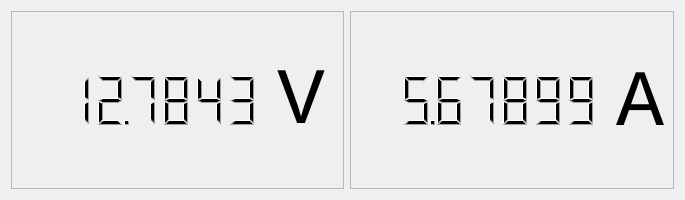
                              <widget class="QFrame" name="frame_65">
                               <property name="minimumSize">
                                <size>
                                 <width>0</width>
                                 <height>200</height>
                                </size>
                               </property>
                               <property name="frameShape">
                                <enum>QFrame::NoFrame</enum>
                               </property>
                               <property name="frameShadow">
                                <enum>QFrame::Plain</enum>
                               </property>
                               <layout class="QGridLayout" name="gridLayout_17">
                                <item row="0" column="0">
                                 <widget class="QFrame" name="frame_66">
                                  <property name="frameShape">
                                   <enum>QFrame::StyledPanel</enum>
                                  </property>
                                  <property name="frameShadow">
                                   <enum>QFrame::Raised</enum>
                                  </property>
                                  <layout class="QHBoxLayout" name="horizontalLayout_19">
                                   <item>
                                    <widget class="QLCDNumber" name="Voltage_2">
                                     <property name="minimumSize">
                                      <size>
                                       <width>250</width>
                                       <height>0</height>
                                      </size>
                                     </property>
                                     <property name="autoFillBackground">
                                      <bool>false</bool>
                                     </property>
                                     <property name="frameShape">
                                      <enum>QFrame::NoFrame</enum>
                                     </property>
                                     <property name="frameShadow">
                                      <enum>QFrame::Plain</enum>
                                     </property>
                                     <property name="smallDecimalPoint">
                                      <bool>true</bool>
                                     </property>
                                     <property name="digitCount">
                                      <number>7</number>
                                     </property>
                                     <property name="value" stdset="0">
                                      <double>12.784300000000000</double>
                                     </property>
                                    </widget>
                                   </item>
                                   <item>
                                    <widget class="QFrame" name="frame_67">
                                     <property name="frameShape">
                                      <enum>QFrame::NoFrame</enum>
                                     </property>
                                     <property name="frameShadow">
                                      <enum>QFrame::Plain</enum>
                                     </property>
                                     <layout class="QVBoxLayout" name="verticalLayout_43">
                                      <property name="leftMargin">
                                       <number>0</number>
                                      </property>
                                      <property name="topMargin">
                                       <number>14</number>
                                      </property>
                                      <item>
                                       <widget class="QLabel" name="label_25">
                                        <property name="font">
                                         <font>
                                          <family>Courier New</family>
                                          <pointsize>8</pointsize>
                                         </font>
                                        </property>
                                        <property name="text">
                                         <string>&lt;html&gt;&lt;head/&gt;&lt;body&gt;&lt;p align=&quot;center&quot;&gt;&lt;span style=&quot; font-size:60pt;&quot;&gt;V&lt;/span&gt;&lt;/p&gt;&lt;/body&gt;&lt;/html&gt;</string>
                                        </property>
                                       </widget>
                                      </item>
                                     </layout>
                                    </widget>
                                   </item>
                                  </layout>
                                 </widget>
                                </item>
                                <item row="0" column="1">
                                 <widget class="QFrame" name="frame_68">
                                  <property name="frameShape">
                                   <enum>QFrame::StyledPanel</enum>
                                  </property>
                                  <property name="frameShadow">
                                   <enum>QFrame::Raised</enum>
                                  </property>
                                  <layout class="QHBoxLayout" name="horizontalLayout_20">
                                   <item>
                                    <widget class="QLCDNumber" name="Current_2">
                                     <property name="minimumSize">
                                      <size>
                                       <width>250</width>
                                       <height>0</height>
                                      </size>
                                     </property>
                                     <property name="frameShape">
                                      <enum>QFrame::NoFrame</enum>
                                     </property>
                                     <property name="frameShadow">
                                      <enum>QFrame::Plain</enum>
                                     </property>
                                     <property name="smallDecimalPoint">
                                      <bool>true</bool>
                                     </property>
                                     <property name="digitCount">
                                      <number>7</number>
                                     </property>
                                     <property name="value" stdset="0">
                                      <double>5.678990000000000</double>
                                     </property>
                                    </widget>
                                   </item>
                                   <item>
                                    <widget class="QFrame" name="frame_69">
                                     <property name="frameShape">
                                      <enum>QFrame::NoFrame</enum>
                                     </property>
                                     <property name="frameShadow">
                                      <enum>QFrame::Plain</enum>
                                     </property>
                                     <layout class="QVBoxLayout" name="verticalLayout_44">
                                      <property name="spacing">
                                       <number>0</number>
                                      </property>
                                      <property name="leftMargin">
                                       <number>0</number>
                                      </property>
                                      <property name="topMargin">
                                       <number>8</number>
                                      </property>
                                      <property name="rightMargin">
                                       <number>0</number>
                                      </property>
                                      <property name="bottomMargin">
                                       <number>0</number>
                                      </property>
                                      <item>
                                       <widget class="QLabel" name="label_26">
                                        <property name="font">
                                         <font>
                                          <family>Courier New</family>
                                          <pointsize>8</pointsize>
                                         </font>
                                        </property>
                                        <property name="text">
                                         <string>&lt;html&gt;&lt;head/&gt;&lt;body&gt;&lt;p align=&quot;center&quot;&gt;&lt;span style=&quot; font-size:60pt;&quot;&gt;A&lt;/span&gt;&lt;/p&gt;&lt;/body&gt;&lt;/html&gt;</string>
                                        </property>
                                        <property name="scaledContents">
                                         <bool>false</bool>
                                        </property>
                                       </widget>
                                      </item>
                                     </layout>
                                    </widget>
                                   </item>
                                  </layout>
                                 </widget>
                                </item>
                               </layout>
                              </widget>
